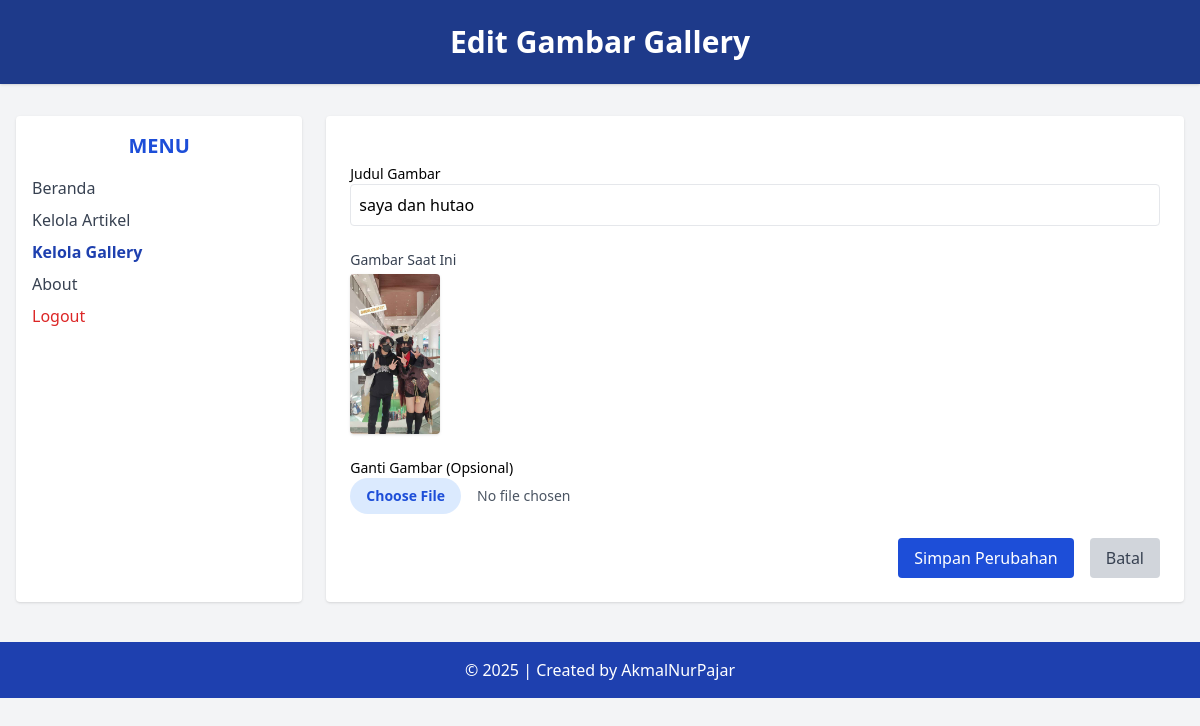
Screenshot of /admin/edit_gallery.php?id_gallery=2 (signed in) with the database file from the repository.
### tables this page shows
CREATE TABLE `tbl_gallery` (
  `id_gallery` int(5) NOT NULL,
  `judul` text NOT NULL,
  `foto` text NOT NULL
);

### admin/edit_gallery.php (the view, shortened to what this page needs)
<?php
include('../koneksi.php');
$id = $_GET['id_gallery'];
$sql = "SELECT * FROM tbl_gallery WHERE id_gallery = '$id'";
$query = mysqli_query($db, $sql);
$data = mysqli_fetch_array($query);
?>
<!DOCTYPE html>
<html lang="en">
<head>
    <script src="https://cdn.tailwindcss.com"></script>
</head>
<body class="bg-gray-100 min-h-screen">
<header class="bg-blue-900 text-white text-center py-6 shadow">
    <h1 class="text-3xl font-bold">Edit Gambar Gallery</h1>
</header>
    <div class="flex max-w-7xl mx-auto mt-8 px-4">
<aside class="w-1/4 bg-white rounded shadow p-4">
    <h2 class="text-xl font-semibold text-blue-700 mb-4 text-center">MENU</h2>
        <ul class="space-y-2 text-gray-700">
            <li>
                <a href="beranda_admin.php" class="block hover:text-blue-600">Beranda</a>
            </li>
            <li>
                <a href="data_artikel.php" class="block hover:text-blue-600">Kelola Artikel</a>
            </li>
            <li>
                <a href="data_gallery.php" class="block font-semibold text-blue-800">Kelola Gallery</a>
            </li>
            <li>
                <a href="about.php" class="block hover:text-blue-600">About</a>
            </li>
            <li>
                <a href="logout.php" onclick="return confirm('Apakah anda yakin ingin keluar?');" class="block text-red-600 hover:underline font-medium">Logout</a>
            </li>
        </ul>
</aside>
<main class="w-3/4 bg-white rounded shadow p-6 ml-6">
    <form action="proses_edit_gallery.php" method="post" enctype="multipart/form-data" class="space-y-6">
            <div>
                <label for="judul" class="block text-sm font-medium text-gray-700mb-1">Judul Gambar</label>
                <input type="text" id="judul" name="judul" required value="<?php echo htmlspecialchars($data['judul']); ?>" class="w-full p-2 border rounded focus:outline-none focus:ring focus:border-blue-500">
                </div>
                <div>
                    <label class="block text-sm font-medium text-gray-700 mb-1">Gambar Saat Ini</label>
                    <img src="../images/<?php echo $data['foto']; ?>" class="h-40 rounded shadow mb-3" alt="Foto Lama">
                </div>
                <div>
                    <label for="foto" class="block text-sm font-medium text-gray-700mb-1">Ganti Gambar (Opsional)</label>
                    <input type="file" id="foto" name="foto" accept="image/*" class="block w-full text-sm text-gray-600 file:mr-4 file:py-2 file:px-4 file:rounded-full file:border-0 file:text-sm file:font-semibold file:bg-blue-100 file:text-blue-700 hover:file:bg-blue-200">
                </div>
                <div class="flex justify-end space-x-4">
                    <button type="submit" class="bg-blue-700 text-white px-4 py-2 rounded hover:bg-blue-800 transition">Simpan Perubahan</button>
                    <a href="data_gallery.php" class="bg-gray-300 text-gray-700 px-4 py-2 rounded hover:bg-gray-400 transition">Batal</a>
                </div>
            </form>
        </main>
    </div>
<footer class="bg-blue-800 text-white text-center py-4 mt-10">
    &copy; <?php echo date('Y'); ?> | Created by AkmalNurPajar
</footer>
</body>
</html>

### rows the page displays
tbl_gallery: judul "saya dan hutao", foto (picture)
